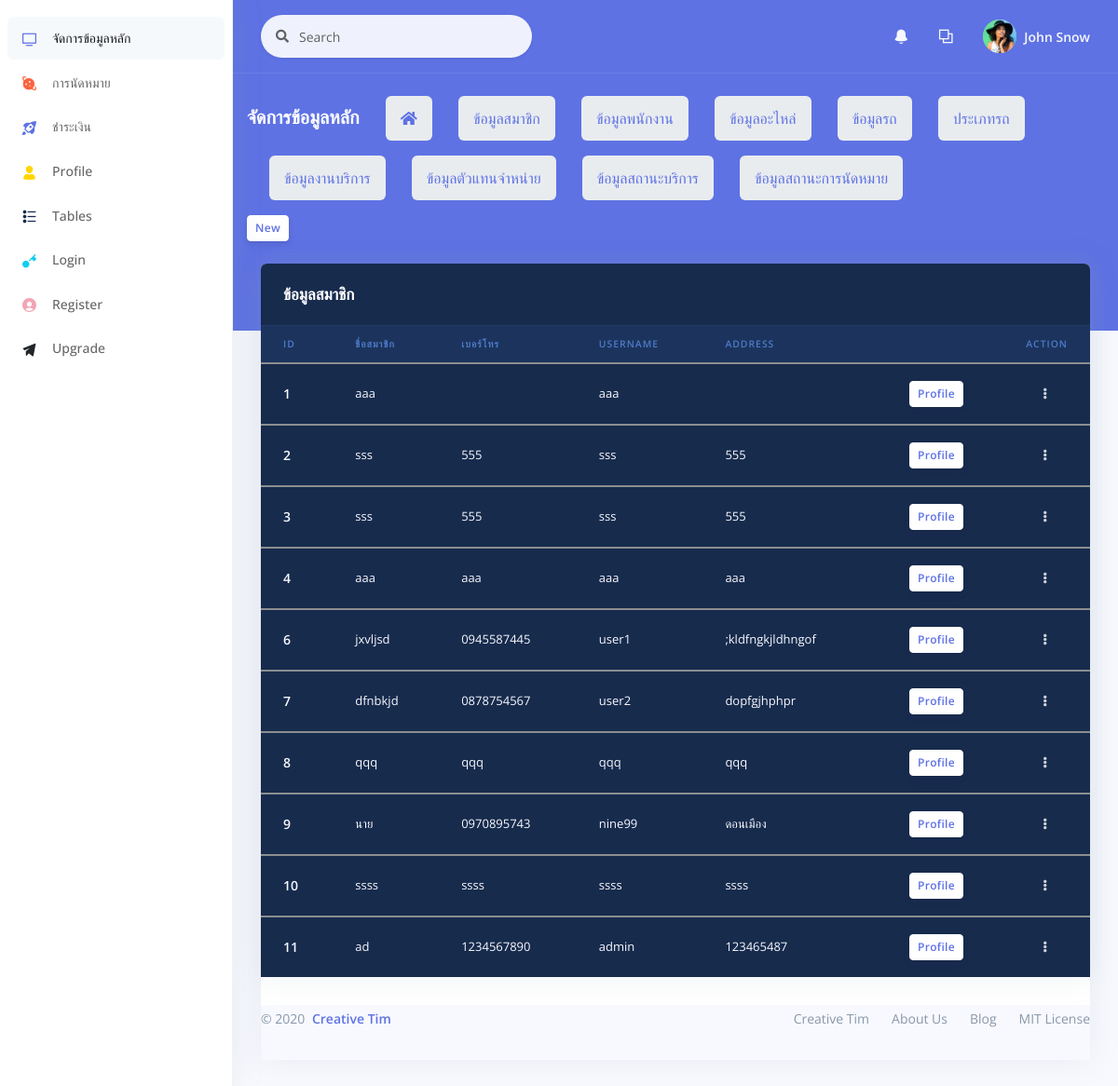
The app's page /backend/data_cos.php, older data.
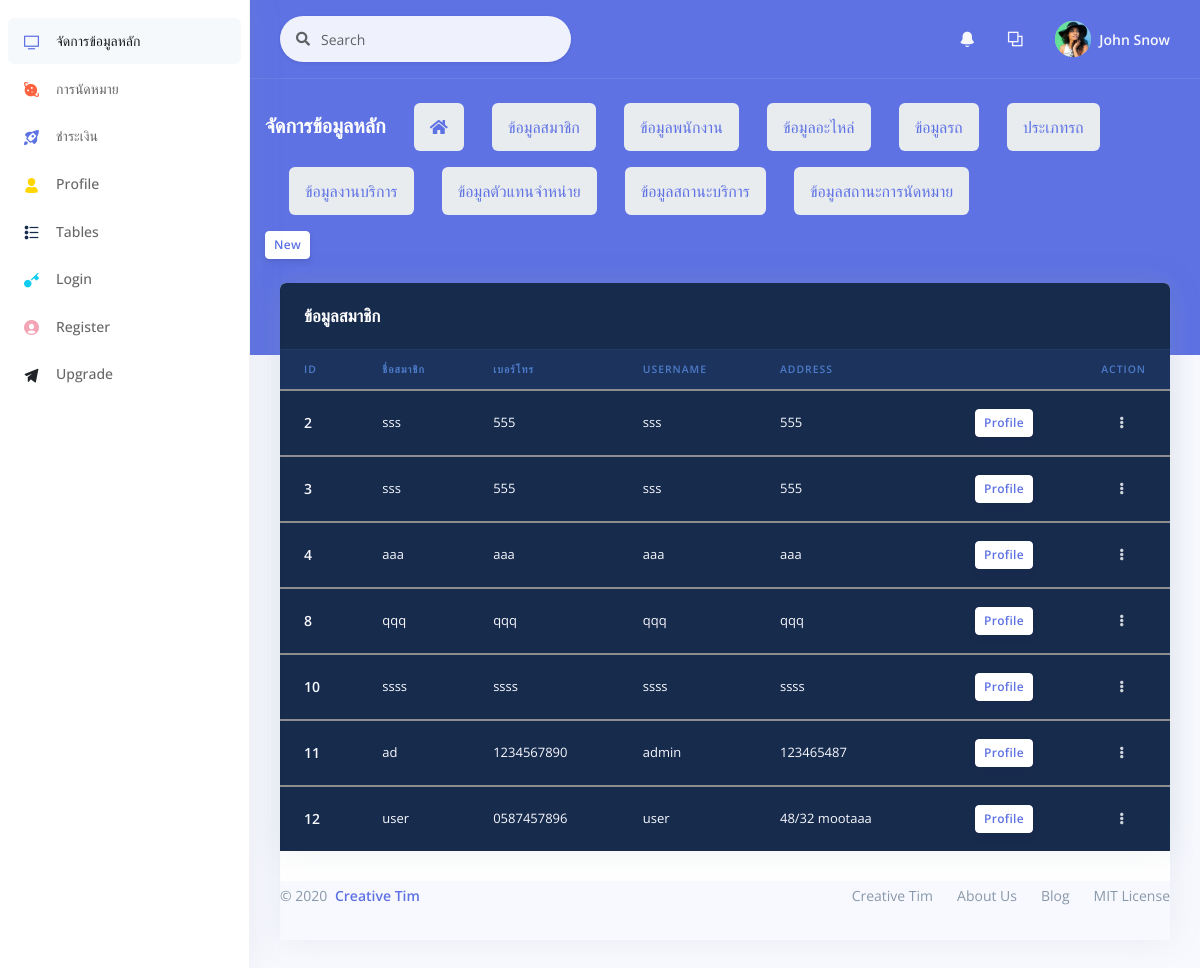
The same page, newer data.
### tables this page shows
CREATE TABLE `tb_mem` (
  `id_mem` int(11) NOT NULL,
  `name_mem` varchar(25) NOT NULL,
  `last_mem` varchar(25) NOT NULL,
  `userlevel` varchar(25) NOT NULL,
  `username` varchar(25) NOT NULL,
  `password` varchar(128) NOT NULL,
  `tel_mem` varchar(10) NOT NULL,
  `address_mem` varchar(150) NOT NULL
);

### backend/data_cos.php (the view, shortened to what this page needs)
<?php
include "../conn.php";
$sql="SELECT * FROM tb_mem ORDER BY id_mem ASC";
$result=mysqli_query($con,$sql);
?>
<!DOCTYPE html>
<html>
<head>
  <link rel="stylesheet" href="./assets/vendor/nucleo/css/nucleo.css" type="text/css">
  <link rel="stylesheet" href="./assets/vendor/@fortawesome/fontawesome-free/css/all.min.css" type="text/css">
  <link rel="stylesheet" href="./assets/css/argon.css?v=1.2.0" type="text/css">
</head>
<body>
<?php
    include "object/sidebar.php";
    include "object/_nev.php";
    include "object/listdata.php";
  ?>
            </div>
            <div class="text-right">
              <a href="Ac_regis_cos.php" class="btn btn-sm btn-neutral">New</a>
            </div>
          </div>
        </div>
      </div>
    </div>
    <div class="container-fluid mt--6">
      <div class="row">
        <div class="col">
          <div class="card">
      <div class="row">
        <div class="col">
          <div class="card bg-default shadow">
            <div class="card-header bg-transparent border-0">
              <h3 class="text-white mb-0">ข้อมูลสมาชิก</h3>
            </div>
            <div class="table-responsive">
              <table class="table align-items-center table-dark table-flush">
                <thead class="thead-dark">
                <tr>
                    <th scope="col" class="sort" data-sort="ID">ID</th>
                    <th scope="col" class="sort" data-sort="name">ชื่อสมาชิก</th>
                    <th scope="col" class="sort" data-sort="tel">เบอร์โทร</th>
                    <th scope="col" class="sort" data-sort="username">Username</th>
                    <th scope="col" class="sort" data-sort="address">Address</th>
                    <th scope="col" class="sort" ></th>
                    <th scope="col"class="text-right">Action</th>
                  </tr>
                </thead>
                <tbody class="list">
                  <?php
                while($rs=mysqli_fetch_array($result)){
                    $id_mem=$rs['id_mem'];
                    $name_mem=$rs['name_mem'];
                    $tel_mem=$rs['tel_mem'];
                    $address_mem=$rs['address_mem'];
                    $username=$rs['username'];
                ?>
                <tbody class="list">
                  <tr>
                    <th scope="row">
                      <div class="media align-items-center">
                        <div class="media-body">
                          <span class="name mb-0 text-sm"><?php echo $id_mem?></span>
                        </div>
                      </div>
                    </th>
                    <td class="budget">
                    <?php echo $name_mem?>
                    </td>
                    <td class="budget">
                    <?php echo $tel_mem?>
                    </td>
                    <td class="budget">
                    <?php echo $username?>
                    </td>
                    <td class="budget">
                    <?php echo $address_mem?>
                    </td>
                    <td class="budget">
                    <div class="text-right">
                      <a href="Ac_regis_cosf.php?id_mem=<?=$id_mem?>" class="btn btn-sm btn-neutral">Profile</a>
                    </div>
                    </td>
                    <td class="text-right">
                      <div class="dropdown">
                        <a class="btn btn-sm btn-icon-only text-light" href="#" role="button" data-toggle="dropdown" aria-haspopup="true" aria-expanded="false">
                          <i class="fas fa-ellipsis-v"></i>
                        </a>
                      </div>
                    </td>
                  </tr>
                  <?php }
                  ?>
                </tbody>
              </table>
            </div>
          </div>
        </div>
      </div>
      <footer class="footer pt-0">
        <div class="row align-items-center justify-content-lg-between">
          <div class="col-lg-6">
            <div class="copyright text-center  text-lg-left  text-muted">
              &copy; 2020 <a href="https://www.creative-tim.com" class="font-weight-bold ml-1" target="_blank">Creative Tim</a>
            </div>
          </div>
          <div class="col-lg-6">
            <ul class="nav nav-footer justify-content-center justify-content-lg-end">
              <li class="nav-item">
                <a href="https://www.creative-tim.com" class="nav-link" target="_blank">Creative Tim</a>
              </li>
              <li class="nav-item">
                <a href="https://www.creative-tim.com/presentation" class="nav-link" target="_blank">About Us</a>
              </li>
              <li class="nav-item">
                <a href="http://blog.creative-tim.com" class="nav-link" target="_blank">Blog</a>
              </li>
              <li class="nav-item">
                <a href="https://github.com/creativetimofficial/argon-dashboard/blob/master/LICENSE.md" class="nav-link" target="_blank">MIT License</a>
              </li>
            </ul>
          </div>
        </div>
      </footer>
    </div>
  </div>
</body>
</html>

Row changes from the older to the newer data that the page shows:
removed tb_mem: id_mem "1", name_mem "aaa", username "aaa"
removed tb_mem: id_mem "6", name_mem "jxvljsd", tel_mem "0945587445", username "user1", address_mem ";kldfngkjldhngof"
removed tb_mem: id_mem "7", name_mem "dfnbkjd", tel_mem "0878754567", username "user2", address_mem "dopfgjhphpr"
removed tb_mem: id_mem "9", name_mem "นาย", tel_mem "0970895743", username "nine99", address_mem "ดอนเมือง"
added tb_mem: id_mem "12", name_mem "user", tel_mem "0587457896", username "user", address_mem "48/32 mootaaa"
